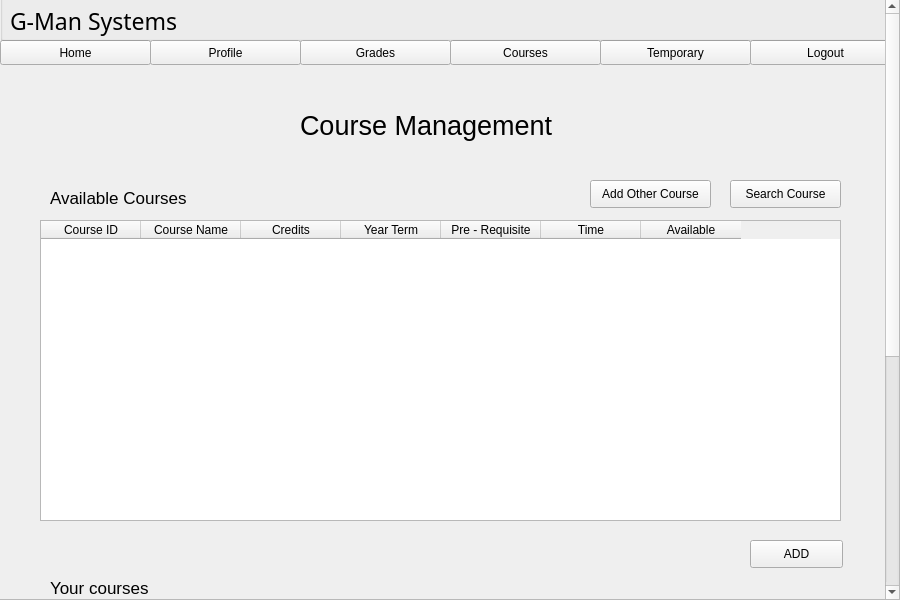
<?xml version="1.0" encoding="UTF-8"?>
<ui version="4.0">
 <class>Form</class>
 <widget class="QWidget" name="Form">
  <property name="geometry">
   <rect>
    <x>0</x>
    <y>0</y>
    <width>900</width>
    <height>600</height>
   </rect>
  </property>
  <property name="windowTitle">
   <string>Form</string>
  </property>
  <widget class="QScrollArea" name="scrollArea">
   <property name="geometry">
    <rect>
     <x>-1</x>
     <y>-1</y>
     <width>901</width>
     <height>601</height>
    </rect>
   </property>
   <property name="horizontalScrollBarPolicy">
    <enum>Qt::ScrollBarAlwaysOff</enum>
   </property>
   <property name="widgetResizable">
    <bool>false</bool>
   </property>
   <widget class="QWidget" name="scrollAreaWidgetContents">
    <property name="geometry">
     <rect>
      <x>0</x>
      <y>0</y>
      <width>898</width>
      <height>999</height>
     </rect>
    </property>
    <widget class="QLabel" name="label_2">
     <property name="geometry">
      <rect>
       <x>50</x>
       <y>580</y>
       <width>131</width>
       <height>16</height>
      </rect>
     </property>
     <property name="font">
      <font>
       <pointsize>13</pointsize>
      </font>
     </property>
     <property name="text">
      <string>Your courses</string>
     </property>
    </widget>
    <widget class="QLabel" name="label_3">
     <property name="geometry">
      <rect>
       <x>300</x>
       <y>100</y>
       <width>311</width>
       <height>51</height>
      </rect>
     </property>
     <property name="font">
      <font>
       <pointsize>20</pointsize>
      </font>
     </property>
     <property name="text">
      <string>Course Management</string>
     </property>
    </widget>
    <widget class="QLabel" name="label">
     <property name="geometry">
      <rect>
       <x>50</x>
       <y>190</y>
       <width>181</width>
       <height>16</height>
      </rect>
     </property>
     <property name="font">
      <font>
       <pointsize>13</pointsize>
      </font>
     </property>
     <property name="text">
      <string>Available Courses</string>
     </property>
    </widget>
    <widget class="QTableWidget" name="available">
     <property name="geometry">
      <rect>
       <x>40</x>
       <y>220</y>
       <width>801</width>
       <height>301</height>
      </rect>
     </property>
     <column>
      <property name="text">
       <string>Course ID</string>
      </property>
      <property name="textAlignment">
       <set>AlignHCenter|AlignVCenter|AlignCenter</set>
      </property>
     </column>
     <column>
      <property name="text">
       <string>Course Name</string>
      </property>
      <property name="textAlignment">
       <set>AlignHCenter|AlignVCenter|AlignCenter</set>
      </property>
     </column>
     <column>
      <property name="text">
       <string>Credits</string>
      </property>
      <property name="textAlignment">
       <set>AlignHCenter|AlignVCenter|AlignCenter</set>
      </property>
     </column>
     <column>
      <property name="text">
       <string>Year Term</string>
      </property>
      <property name="textAlignment">
       <set>AlignHCenter|AlignVCenter|AlignCenter</set>
      </property>
     </column>
     <column>
      <property name="text">
       <string>Pre - Requisite</string>
      </property>
      <property name="textAlignment">
       <set>AlignHCenter|AlignVCenter|AlignCenter</set>
      </property>
     </column>
     <column>
      <property name="text">
       <string>Time</string>
      </property>
      <property name="textAlignment">
       <set>AlignHCenter|AlignVCenter|AlignCenter</set>
      </property>
     </column>
     <column>
      <property name="text">
       <string>Available</string>
      </property>
      <property name="textAlignment">
       <set>AlignHCenter|AlignVCenter|AlignCenter</set>
      </property>
     </column>
    </widget>
    <widget class="QPushButton" name="saveButton">
     <property name="geometry">
      <rect>
       <x>380</x>
       <y>950</y>
       <width>121</width>
       <height>28</height>
      </rect>
     </property>
     <property name="text">
      <string>Save Changes</string>
     </property>
    </widget>
    <widget class="QPushButton" name="logoutButton">
     <property name="geometry">
      <rect>
       <x>750</x>
       <y>40</y>
       <width>151</width>
       <height>25</height>
      </rect>
     </property>
     <property name="text">
      <string>Logout</string>
     </property>
    </widget>
    <widget class="QPushButton" name="temp">
     <property name="geometry">
      <rect>
       <x>600</x>
       <y>40</y>
       <width>151</width>
       <height>25</height>
      </rect>
     </property>
     <property name="text">
      <string>Temporary</string>
     </property>
    </widget>
    <widget class="QPushButton" name="courseButton">
     <property name="geometry">
      <rect>
       <x>450</x>
       <y>40</y>
       <width>151</width>
       <height>25</height>
      </rect>
     </property>
     <property name="text">
      <string>Courses</string>
     </property>
    </widget>
    <widget class="QPushButton" name="homeButton">
     <property name="geometry">
      <rect>
       <x>0</x>
       <y>40</y>
       <width>151</width>
       <height>25</height>
      </rect>
     </property>
     <property name="text">
      <string>Home</string>
     </property>
    </widget>
    <widget class="QGroupBox" name="groupBox_2">
     <property name="geometry">
      <rect>
       <x>0</x>
       <y>-10</y>
       <width>901</width>
       <height>51</height>
      </rect>
     </property>
     <property name="title">
      <string/>
     </property>
     <widget class="QLabel" name="barLabel_2">
      <property name="geometry">
       <rect>
        <x>0</x>
        <y>0</y>
        <width>901</width>
        <height>51</height>
       </rect>
      </property>
      <property name="text">
       <string/>
      </property>
     </widget>
     <widget class="QLabel" name="label_15">
      <property name="geometry">
       <rect>
        <x>10</x>
        <y>10</y>
        <width>221</width>
        <height>41</height>
       </rect>
      </property>
      <property name="font">
       <font>
        <family>Century Gothic</family>
        <pointsize>17</pointsize>
       </font>
      </property>
      <property name="text">
       <string>G-Man Systems</string>
      </property>
     </widget>
    </widget>
    <widget class="QPushButton" name="profileButton">
     <property name="geometry">
      <rect>
       <x>150</x>
       <y>40</y>
       <width>151</width>
       <height>25</height>
      </rect>
     </property>
     <property name="text">
      <string>Profile</string>
     </property>
    </widget>
    <widget class="QPushButton" name="gradeButton">
     <property name="geometry">
      <rect>
       <x>300</x>
       <y>40</y>
       <width>151</width>
       <height>25</height>
      </rect>
     </property>
     <property name="text">
      <string>Grades</string>
     </property>
    </widget>
    <widget class="QTableWidget" name="mycourse">
     <property name="geometry">
      <rect>
       <x>40</x>
       <y>610</y>
       <width>801</width>
       <height>301</height>
      </rect>
     </property>
     <column>
      <property name="text">
       <string>Course ID</string>
      </property>
      <property name="textAlignment">
       <set>AlignHCenter|AlignVCenter|AlignCenter</set>
      </property>
     </column>
     <column>
      <property name="text">
       <string>Course Name</string>
      </property>
      <property name="textAlignment">
       <set>AlignHCenter|AlignVCenter|AlignCenter</set>
      </property>
     </column>
     <column>
      <property name="text">
       <string>Credits</string>
      </property>
      <property name="textAlignment">
       <set>AlignHCenter|AlignVCenter|AlignCenter</set>
      </property>
     </column>
     <column>
      <property name="text">
       <string>Year Term</string>
      </property>
      <property name="textAlignment">
       <set>AlignHCenter|AlignVCenter|AlignCenter</set>
      </property>
     </column>
     <column>
      <property name="text">
       <string>Pre - Requisite</string>
      </property>
      <property name="textAlignment">
       <set>AlignHCenter|AlignVCenter|AlignCenter</set>
      </property>
     </column>
     <column>
      <property name="text">
       <string>Time</string>
      </property>
      <property name="textAlignment">
       <set>AlignHCenter|AlignVCenter|AlignCenter</set>
      </property>
     </column>
     <column>
      <property name="text">
       <string>Available</string>
      </property>
      <property name="textAlignment">
       <set>AlignHCenter|AlignVCenter|AlignCenter</set>
      </property>
     </column>
    </widget>
    <widget class="QPushButton" name="addButton">
     <property name="geometry">
      <rect>
       <x>750</x>
       <y>540</y>
       <width>93</width>
       <height>28</height>
      </rect>
     </property>
     <property name="text">
      <string>ADD</string>
     </property>
    </widget>
    <widget class="QPushButton" name="deleteButton">
     <property name="geometry">
      <rect>
       <x>750</x>
       <y>930</y>
       <width>93</width>
       <height>28</height>
      </rect>
     </property>
     <property name="text">
      <string>DELETE</string>
     </property>
    </widget>
    <widget class="QPushButton" name="addOtherButton">
     <property name="geometry">
      <rect>
       <x>590</x>
       <y>180</y>
       <width>121</width>
       <height>28</height>
      </rect>
     </property>
     <property name="text">
      <string>Add Other Course</string>
     </property>
    </widget>
    <widget class="QPushButton" name="searchCourseButton">
     <property name="geometry">
      <rect>
       <x>730</x>
       <y>180</y>
       <width>111</width>
       <height>28</height>
      </rect>
     </property>
     <property name="text">
      <string>Search Course</string>
     </property>
    </widget>
   </widget>
  </widget>
 </widget>
 <resources/>
 <connections/>
</ui>
